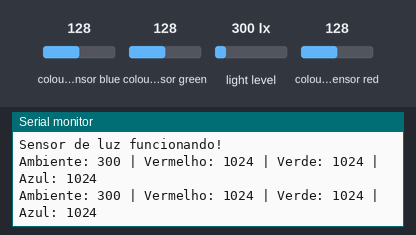
Recording of a sketch running on a simulated ESP32. Shown: the last lines printed to the serial monitor. The test bench sets the inputs (shaded band); at power-on: colour sensor blue 128, colour sensor green 128, light level 300 lx, colour sensor red 128.

Above: at 1.8 s.
1.9 s: colour sensor blue set to 5
At 3.0 s:
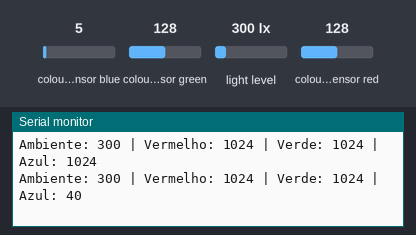
3.4 s: colour sensor green set to 5
At 4.4 s:
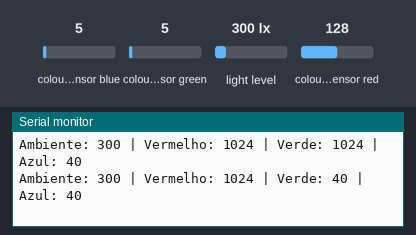
4.9 s: light level set to 40 lx
At 6.2 s:
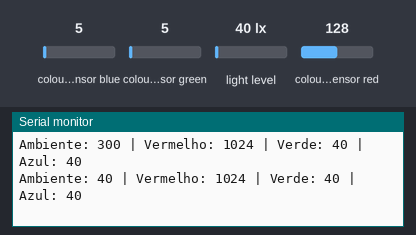
6.4 s: colour sensor red set to 5
At 7.4 s:
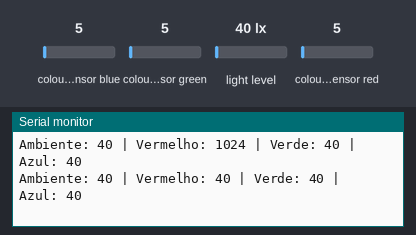

Measured:
- after the input at 1.9 s, the serial monitor: prints a new line after 0.71 s (image 1)
- after the input at 3.4 s, the serial monitor: prints a new line after 0.21 s (image 2)
- after the input at 4.9 s, the serial monitor: prints a new line after 0.71 s (image 3)
- after the input at 6.4 s, the serial monitor: prints a new line after 0.21 s (image 4)

The sketch:

cor.ino
```cpp
#include <Wire.h>
#include <SparkFun_APDS9960.h>

#define SDA_PIN 21
#define SCL_PIN 22

SparkFun_APDS9960 apds = SparkFun_APDS9960();

uint16_t ambient_light = 0;
uint16_t red_light = 0;
uint16_t green_light = 0;
uint16_t blue_light = 0;

void setup() {
  Serial.begin(9600);
  Wire.begin(SDA_PIN, SCL_PIN);

  Serial.println();
  Serial.println(F("--------------------------------"));
  Serial.println(F("APDS-9960 - Sensor de Cor (ESP32)"));
  Serial.println(F("--------------------------------"));

  if (apds.init()) {
    Serial.println(F("APDS-9960: Inicializacao completa!"));
  } else {
    Serial.println(F("APDS-9960: Erro na inicializacao!"));
  }

  if (apds.enableLightSensor(false)) {
    Serial.println(F("Sensor de luz funcionando!"));
  } else {
    Serial.println(F("Erro ao habilitar sensor de luz!"));
  }

  delay(500); // tempo de calibracao
}

void loop() {
  if (!apds.readAmbientLight(ambient_light) ||
      !apds.readRedLight(red_light) ||
      !apds.readGreenLight(green_light) ||
      !apds.readBlueLight(blue_light)) {
    Serial.println("Erro ao ler os valores de luminosidade");
  } else {
    Serial.print("Ambiente: ");
    Serial.print(ambient_light);
    Serial.print(" | Vermelho: ");
    Serial.print(red_light);
    Serial.print(" | Verde: ");
    Serial.print(green_light);
    Serial.print(" | Azul: ");
    Serial.println(blue_light);
  }

  delay(1000);
}
```
